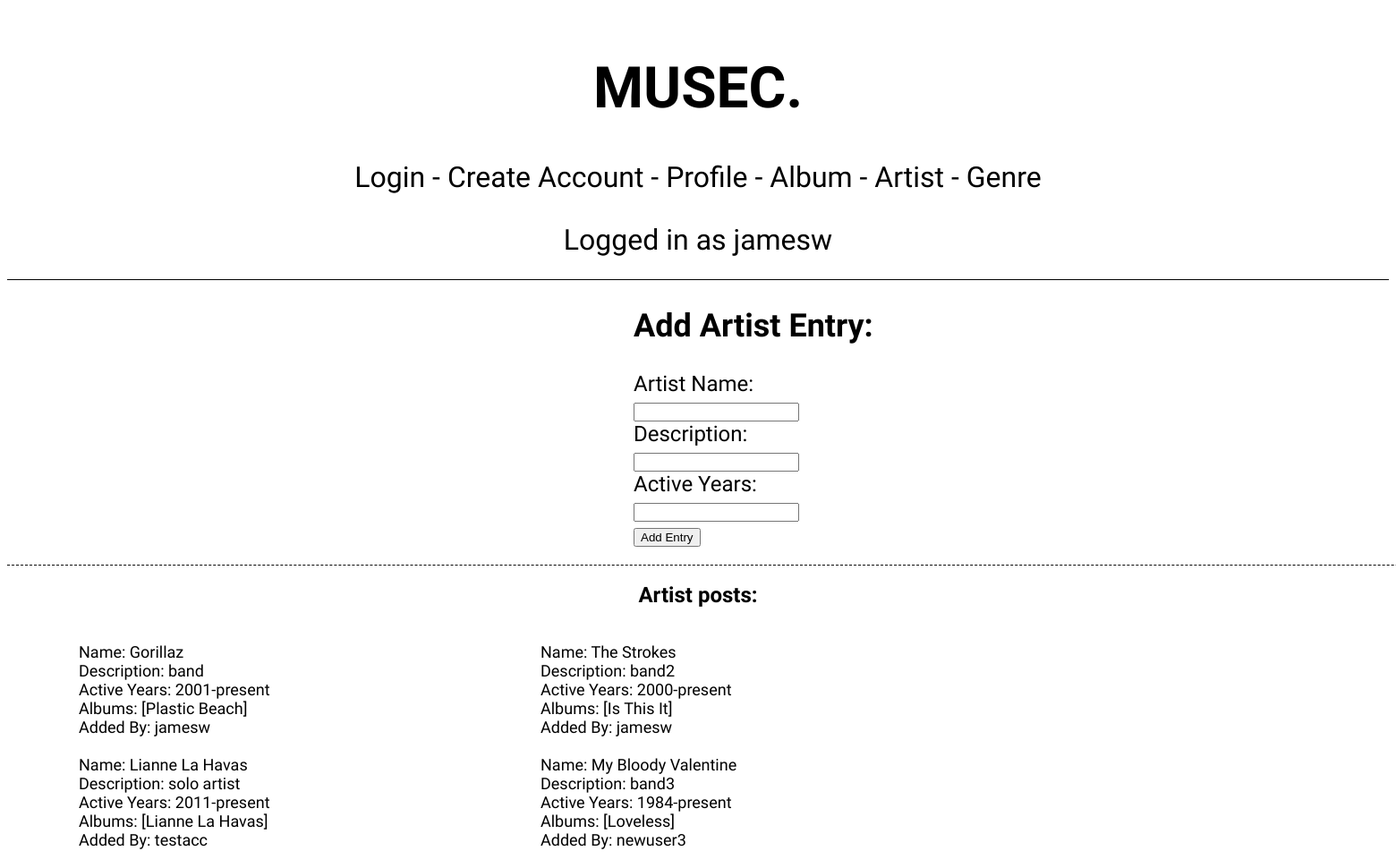
The app's page /artist (signed in), older data.
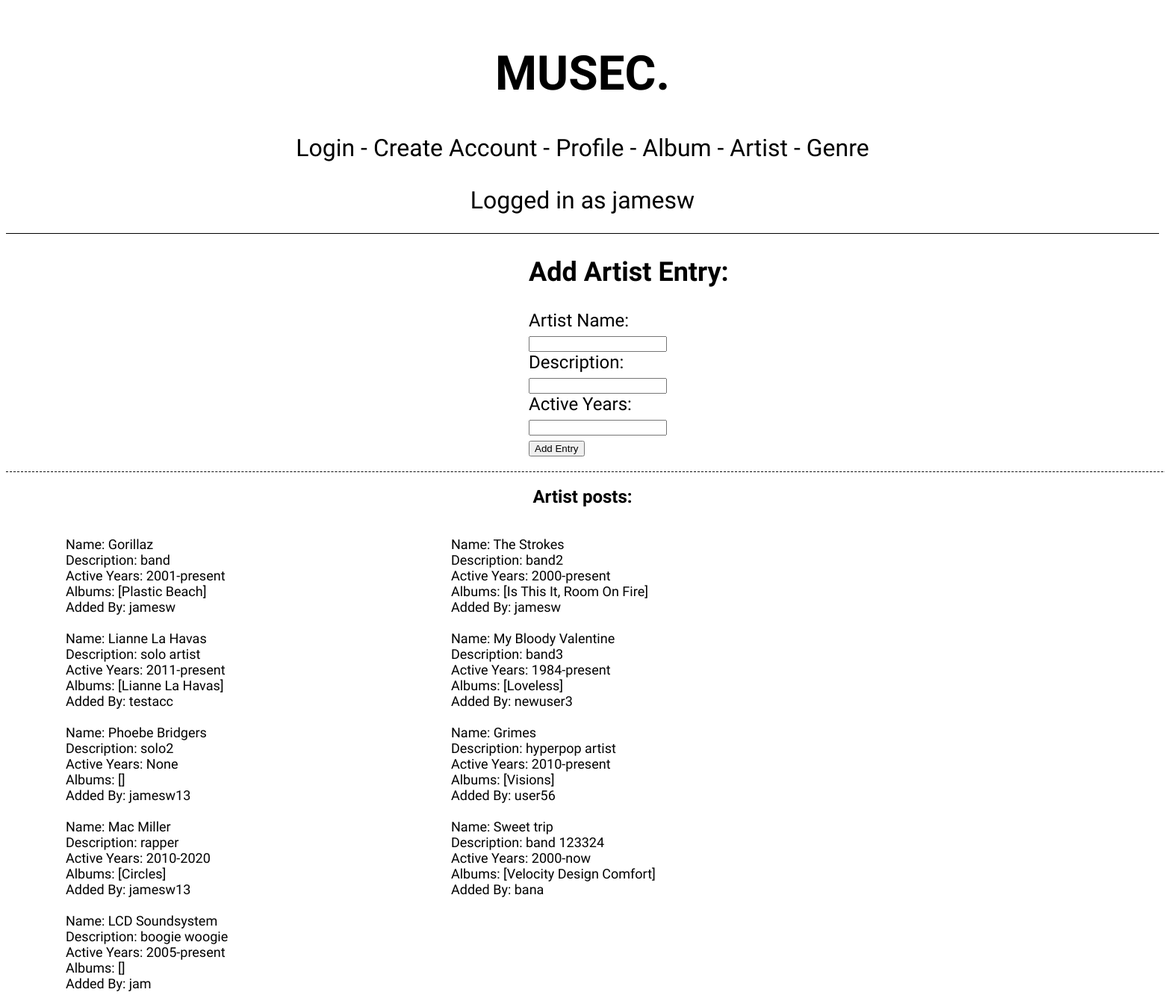
The same page, newer data.
### models.py (models this page shows, shortened)
class User(db.Model):
    __tablename__ = 'User'
    id = db.Column(db.Integer, primary_key = True)
    username = db.Column(db.String())
    password = db.Column(db.String())
    def __repr__(self):
        return self.username

class Artist(db.Model):
    __tablename__ = 'Artist'
    id = db.Column(db.Integer, primary_key = True)
    name = db.Column(db.String())
    photo = db.Column(db.String())
    description = db.Column(db.String())
    activeYears = db.Column(db.String())
    addedBy = db.Column(db.Integer, db.ForeignKey('User.id'))
    albums = db.relationship('Album', backref='Artist')
    user_name = db.relationship('User', backref='Artist')

class Album(db.Model):
    __tablename__ = 'Album'
    id = db.Column(db.Integer, primary_key = True)
    name = db.Column(db.String())
    coverArt = db.Column(db.String())
    releaseDate = db.Column(db.Integer())
    addedBy = db.Column(db.Integer, db.ForeignKey('User.id'))
    artist = db.Column(db.Integer, db.ForeignKey('Artist.id'))
    genres = db.relationship('Genre', secondary=AlbumGenres, back_populates='albums')
    artistName = db.relationship('Artist', backref='Album')
    user_name = db.relationship('User', backref='Album')
    def __repr__(self):
        return self.name

### main.py (the view, shortened to what this page needs)
@app.route('/artist', methods=['POST', 'GET'])
def artist():
    if 'logged_in' not in session:
        return redirect(url_for('create_account'))
    elif 'logged_in' in session:
        user_info = session['logged_in']
        user_id = user_info
        username = models.User.query.filter_by(id=user_id).first_or_404()
    all_artists = models.Artist.query.all()
    return render_template(
        'artist.html',
        username=username,
        allArtists=all_artists)

### templates/artist.html
{% include 'header.html'%}
<div id='add_entry'>
    <h2>Add Artist Entry:</h2>
    <form action = '/artist' method='POST'>
        <label for = 'artist_name'>Artist Name:</label><br>
        <input type = 'text' name='artist_name'><br>
        <label for = 'description'>Description:</label><br>
        <input type = 'text' name='description'><br>
        <label for = 'active_years'>Active Years:</label><br>
        <input type = 'text' name='active_years'><br>
        <input type = 'submit' value = 'Add Entry'>
    </form>
</div>
<div id='post_style'>
    <h2>Artist posts:</h2><br>
    {% for artist in allArtists %}
    <div id='posts'>
        Name: {{artist.name}} <br>
        Description: {{artist.description}} <br>
        Active Years: {{artist.activeYears}}<br>
        Albums: {{artist.albums}}<br>
        Added By: {{artist.user_name.username}}<br><br>
    </div>
    {% endfor %}
</div>

### templates/header.html (shortened to what this page needs)
<!DOCTYPE html>
<html>
<head>
    <link rel="stylesheet" href="{{url_for('static', filename='style.css')}}">
</head>
<div id="navbar">
    <h1>MUSEC.</h1>
    <a href = '/login'>Login</a> -
    <a href = '/'>Create Account</a> -
    <a href = '/profile'>Profile</a> -
    <a href = '/album'>Album</a> -
    <a href = '/artist'>Artist</a> -
    <a href = '/genre'>Genre</a><br>
    <p id='logged_in'>{% if username %} Logged in as {{username}} {% endif %}</p>
</div>
</html>

### static/style.css (style rules this page uses)
#navbar { font-size: xx-large; font-family: 'Comfortaa'; text-align: center; padding: 10px; border-bottom: 1px solid black; }
a:link { text-decoration: none; color: black; }
#logged_in { margin-bottom: 15px; }
#add_entry { font-family: 'Nunito Sans'; font-size: x-large; margin: auto; width: 450px; padding-left: 700px; padding-right: 700px; padding-bottom: 20px; border-bottom: 1px dashed black; }
#post_style { font-family: 'Nunito Sans'; text-align: center; margin: auto; width: 100%; }
#posts { float: left; text-align: left; font-size: large; margin-left: 30px; padding-left: 50px; padding-right: 50px; width: 25%; }

Row changes from the older to the newer data that the page shows:
computed for Artist "The Strokes": albums "[Is This It]" → "[Is This It, Room On Fire]"
added Artist: name "Phoebe Bridgers", description "solo2", activeYears "None", albums "[]", user_name.username "jamesw13"
added Artist: name "Grimes", description "hyperpop artist", activeYears "2010-present", albums "[Visions]", user_name.username "user56"
added Artist: name "Mac Miller", description "rapper", activeYears "2010-2020", albums "[Circles]", user_name.username "jamesw13"
added Artist: name "Sweet trip", description "band 123324", activeYears "2000-now", albums "[Velocity Design Comfort]", user_name.username "bana"
added Artist: name "LCD Soundsystem", description "boogie woogie", activeYears "2005-present", albums "[]", user_name.username "jam"
